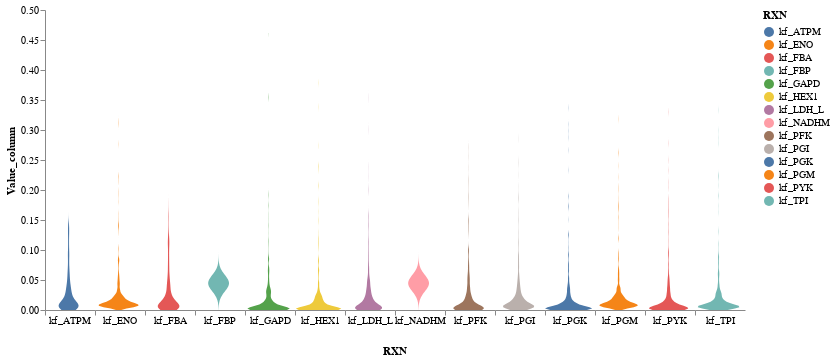

The code cell stored with this chart in its notebook:
### Code cell
# Violin Plot of percs distribution without log tranforming
alt.data_transformers.disable_max_rows()
alt.Chart(data_vis).transform_density(
    'val',
    as_=['Value_column', 'density'],    
    groupby=['RXN']
    ).mark_area(orient='horizontal').encode(
    y=alt.Y('Value_column:Q',axis=alt.Axis(grid=False,ticks=True)),
    color='RXN:N',
    x=alt.X('density:Q', stack='center',impute=None,
        title=None,
        axis=alt.Axis(labels=False, values=[0],grid=False, ticks=True)),
        tooltip=['RXN:N', "Value_column:Q"], 
    column=alt.Column(
        'RXN:N',header=alt.Header(
            titleOrient='bottom',
            labelOrient='bottom',
            labelPadding=0))
).properties(
    width=50).configure_facet(spacing=0).configure_view(stroke=None).interactive()

### Figure 1 — Vega-Lite specification as saved in the notebook (floating-point values rounded to 4 significant figures; data arrays with more than 128 entries replaced by an {"elided": "..."} marker saying what was removed)
{"config": {"view": {"continuousWidth": 400, "continuousHeight": 300, "stroke": null}, "facet": {"spacing": 0}}, "data": {"name": "data-1cd9a460ae6c3667dd0b5188bc088401"}, "mark": {"type": "area", "orient": "horizontal"}, "encoding": {"color": {"field": "RXN", "type": "nominal"}, "column": {"field": "RXN", "header": {"labelOrient": "bottom", "labelPadding": 0, "titleOrient": "bottom"}, "type": "nominal"}, "tooltip": [{"field": "RXN", "type": "nominal"}, {"field": "Value_column", "type": "quantitative"}], "x": {"axis": {"grid": false, "labels": false, "ticks": true, "values": [0]}, "field": "density", "impute": null, "stack": "center", "title": null, "type": "quantitative"}, "y": {"axis": {"grid": false, "ticks": true}, "field": "Value_column", "type": "quantitative"}}, "selection": {"selector005": {"type": "interval", "bind": "scales", "encodings": ["x", "y"]}}, "transform": [{"density": "val", "groupby": ["RXN"], "as": ["Value_column", "density"]}], "width": 50, "$schema": "https://vega.github.io/schema/vega-lite/v4.17.0.json", "datasets": {"data-1cd9a460ae6c3667dd0b5188bc088401": {"elided": "7014 records"}}}
